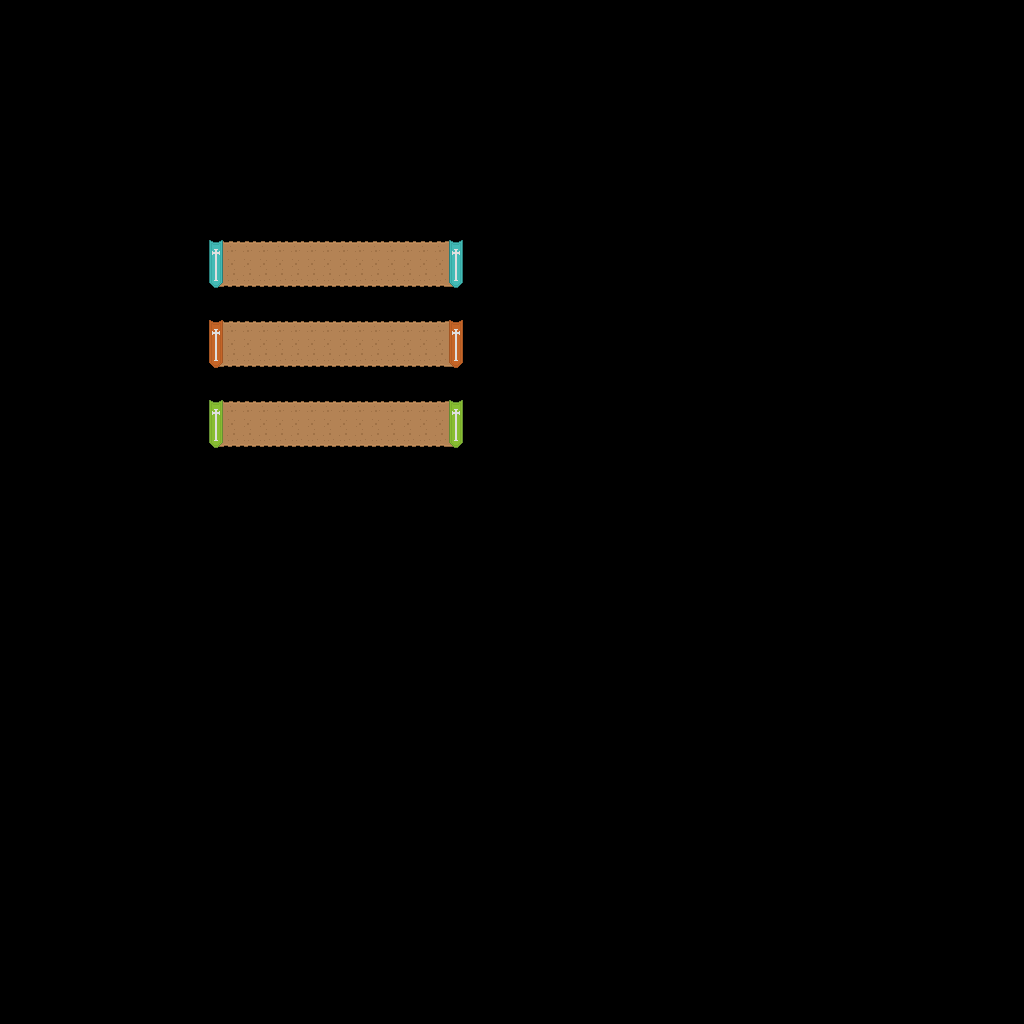

Tiled map render using the project's own tile images. Description and the map definition, with tile-layer contents summarised, below:
An orthogonal 64x64 tile map with 16x16 px tiles, 2 tile layers (Tile Layer 2, Tile Layer 1).

<map version="1.0" tiledversion="1.0.2" orientation="orthogonal" renderorder="right-down" width="64" height="64" tilewidth="16" tileheight="16" nextobjectid="1">
 <tileset firstgid="1" source="outdoorTileSet.tsx" />
 <layer name="Tile Layer 2" width="64" height="64">
  <data>[4096 cells, 22 non-empty, 7 distinct tile ids]</data>
 </layer>
 <layer name="Tile Layer 1" width="64" height="64">
  <data>[4096 cells, 144 non-empty, 12 distinct tile ids]</data>
 </layer>
</map>
